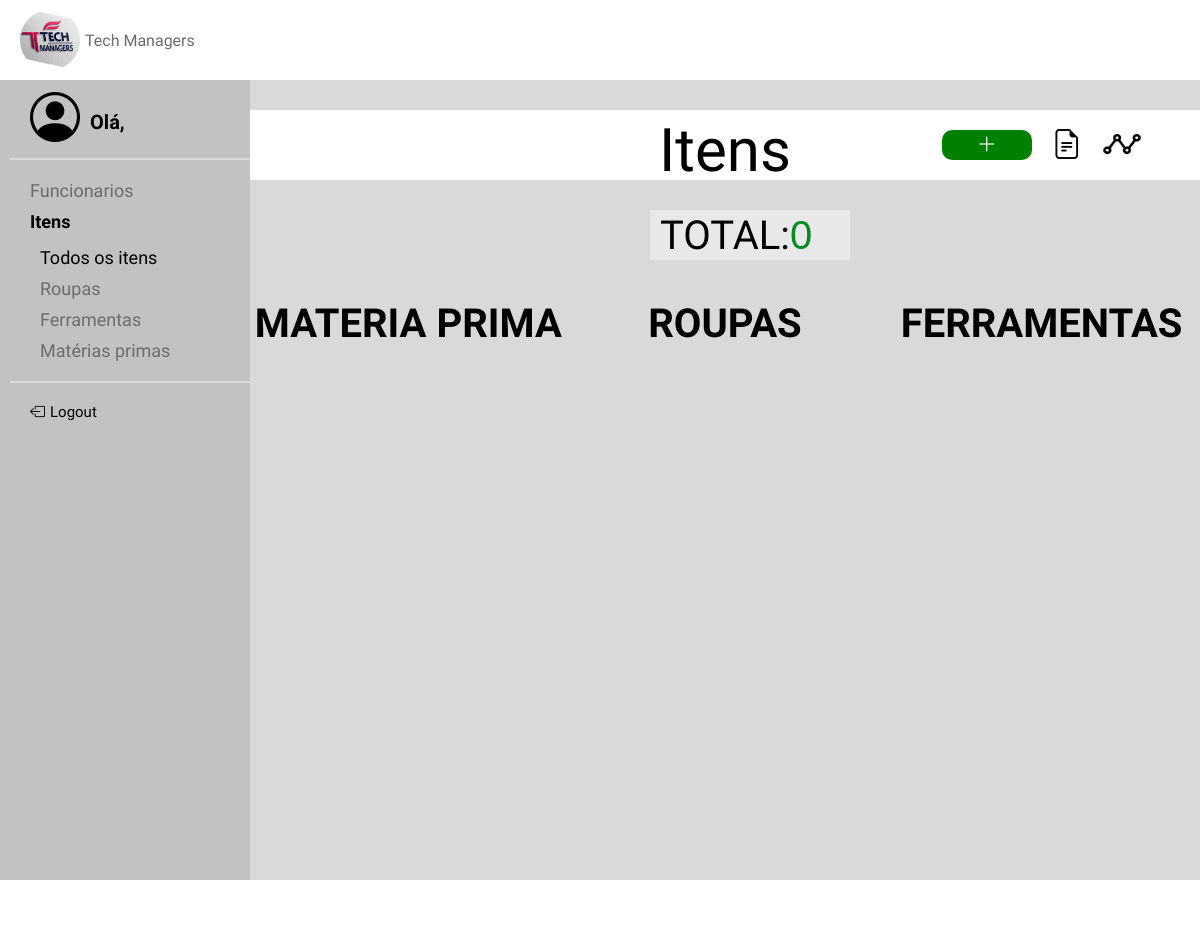
The app's page /TelaAI, older data.
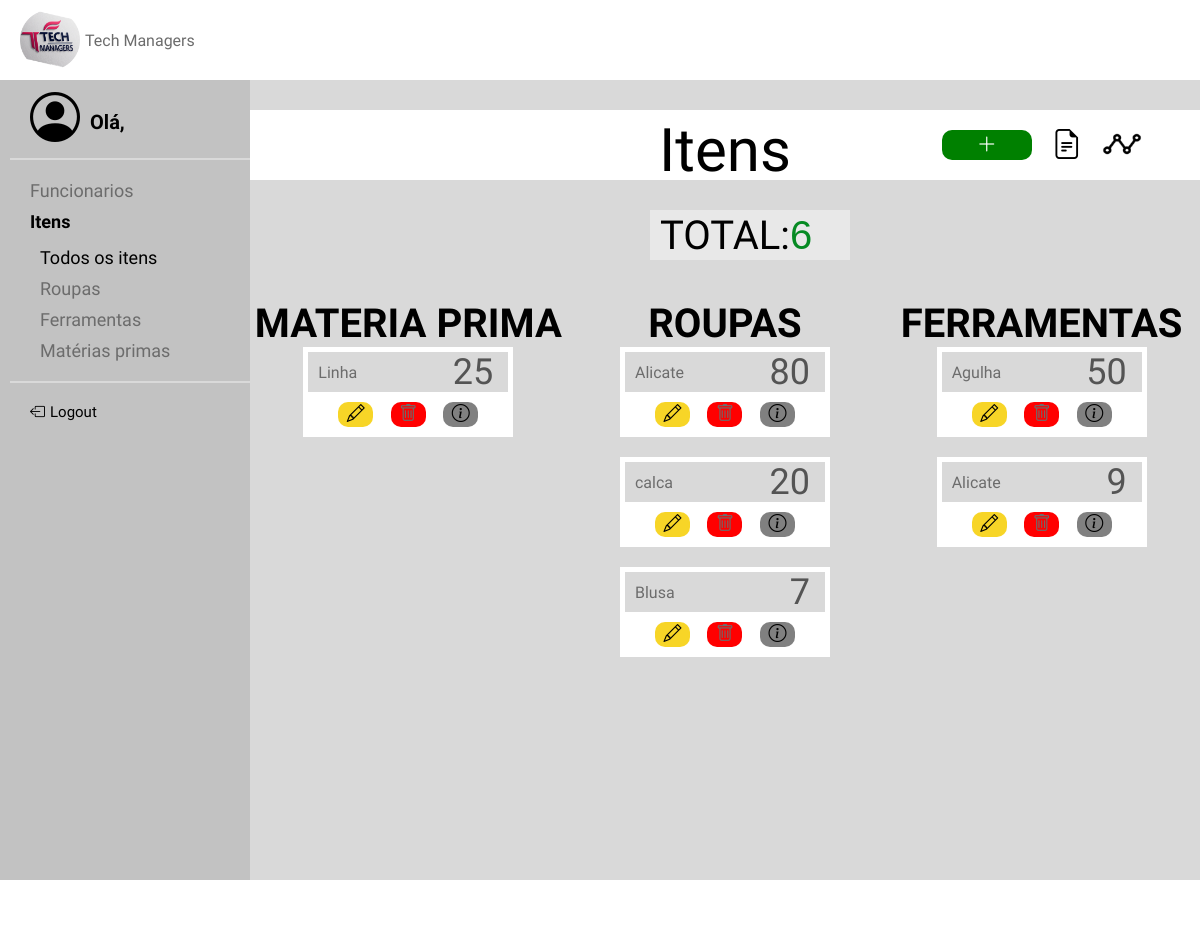
The same page, newer data.
### models.py (models this page shows, shortened)
class ITEM(Base):
    __tablename__ = 'item'
    id = Column(Integer, primary_key=True, unique=True, nullable=False, index=True)
    nome = Column(String(40), nullable=False, index=True)
    tipo = Column(String(40), nullable=False, index=True)
    quantidade = Column(Integer, nullable=False, index=True)

### app.py (the view)
@app.route('/TelaAI')
def telaitens():
    itens = ITEM.query.all()
    return render_template("TelaAItens.html", itens=itens)

### templates/TelaAItens.html
{% extends "base.html" %}
{% block conteudo %}
    <link rel="stylesheet" href="/static/TelaAItens.css">
    <div class="container">
        <div id="numero">
            <p class="titulo">Itens</p>
            <div class="botoestitle" id="ladinho">
                <button id="btn1" onclick="window.location.href='{{ url_for('TelaCItem') }}'"><i
                        class="bi bi-plus-lg"></i></button>
                <button id="btn2"><i class="bi bi-file-earmark-text"></i></button>
                <button id="btn3"><img src="../static/imagens/Graphic.png"></button>
            </div>
        </div>
        <div id="total">
            <p for="numero" id="textonumero"> TOTAL: </p>
            <input type="number" id="camponumero" name="numero" value="{{ itens | length }}" readonly>
        </div>
        <div class="cards">
    <div class="materias">
        <p>MATERIA PRIMA</p>
        {% for item in itens %}
            {% if item.tipo == "Materia" %}
                <div class="card">
                    <form class="input-group">
                        <input type="text" id="nome" name="nome" value="{{ item.nome }}" readonly>
                        <input type="number" id="quantidade" name="quantidade" value="{{ item.quantidade }}" disabled>
                    </form>
                    <div class="botoes">
                        <button id="btn1" onclick="window.location.href='{{ url_for('TelaEItem', id=item.id) }}'"><i class="bi bi-pencil"></i></button>
                        <button id="btn2"><a href="{{ url_for('delete', id=item.id) }}"><i class="bi bi-trash"></i></a></button>
                        <button id="btn3" onclick="window.location.href='{{ url_for('TelaDItem', id=item.id) }}'"><i class="bi bi-info-circle"></i></button>
                    </div>
                </div>
            {% endif %}
        {% endfor %}
    </div>
    <div class="roupas">
        <p>ROUPAS</p>
        {% for item in itens %}
            {% if item.tipo == "Roupa" %}
                <div class="card">
                    <form class="input-group">
                        <input type="text" id="nome" name="nome" value="{{ item.nome }}" readonly>
                        <input type="number" id="quantidade" name="quantidade" value="{{ item.quantidade }}" disabled>
                    </form>
                    <div class="botoes">
                        <button id="btn1" onclick="window.location.href='{{ url_for('TelaEItem', id=item.id) }}'"><i class="bi bi-pencil"></i></button>
                        <button id="btn2"><a href="{{ url_for('delete', id=item.id) }}"><i class="bi bi-trash"></i></a></button>
                        <button id="btn3" onclick="window.location.href='{{ url_for('TelaDItem', id=item.id) }}'"><i class="bi bi-info-circle"></i></button>
                    </div>
                </div>
            {% endif %}
        {% endfor %}
    </div>
    <div class="ferramentas">
        <p>FERRAMENTAS</p>
        {% for item in itens %}
            {% if item.tipo == "Ferramenta" %}
                <div class="card">
                    <form class="input-group">
                        <input type="text" id="nome" name="nome" value="{{ item.nome }}" readonly>
                        <input type="number" id="quantidade" name="quantidade" value="{{ item.quantidade }}" disabled>
                    </form>
                    <div class="botoes">
                        <button id="btn1" onclick="window.location.href='{{ url_for('TelaEItem', id=item.id) }}'"><i class="bi bi-pencil"></i></button>
                        <button id="btn2"><a href="{{ url_for('delete', id=item.id) }}"><i class="bi bi-trash"></i></a></button>
                        <button id="btn3" onclick="window.location.href='{{ url_for('TelaDItem', id=item.id) }}'"><i class="bi bi-info-circle"></i></button>
                    </div>
                </div>
            {% endif %}
        {% endfor %}
    </div>
</div>
    </div>
{% endblock %}

### templates/base.html (shortened to what this page needs)
<!DOCTYPE html>
<html lang="pt-br">
<head>
    <link rel="stylesheet" href="https://cdn.jsdelivr.net/npm/bootstrap-icons@1.10.5/font/bootstrap-icons.css">
    <link rel="stylesheet" href="/static/base.css">
</head>
<body>
<header>
    <a class="navbar-brand" id="logo">
        <img src="../static/imagens/logo.png" width="60" height="60">
        <strong class="koulen-regular" id="txt_logo">Tech Managers</strong>
    </a>
</header>
<aside class="sidebar">
     <div class="pessoa"><i class="bi bi-person-circle" id="person"></i>
            <p>Olá, {{ nome_usuario }}</p></div>
        <hr>
    {% if 'admin' in session and session['admin'] %}
        <dl class="lista">
            <dt class="dt1" id="txt"><a href="TelaAF">Funcionarios</a></dt>
            <dt class="dt2" id="txt"><a href="TelaAI">Itens</a></dt>
            <dd class="dd1" id="txt"><a href="TelaAI">Todos os itens</a></dd>
            <dd class="dd2" id="txt"><a href="TelaAR">Roupas</a></dd>
            <dd class="dd3" id="txt"><a href="TelaAFe">Ferramentas</a></dd>
            <dd class="dd4" id="txt"><a href="TelaAM">Matérias primas</a></dd>
        </dl>
    {% else %}
        <dl class="lista">
            <dt class="dt1" id="txt"><a href="TelaF">Funcionarios</a></dt>
            <dt class="dt2" id="txt"><a href="TelaFI">Itens</a></dt>
            <dd class="dd1" id="txt"><a href="TelaFI">Todos os itens</a></dd>
            <dd class="dd2" id="txt"><a href="TelaFR">Roupas</a></dd>
            <dd class="dd3" id="txt"><a href="TelaFF">Ferramentas</a></dd>
            <dd class="dd4" id="txt"><a href="TelaFM">Matérias primas</a></dd>
        </dl>
    {% endif %}
        <hr>
        <div class="deslogar"><i class="bi bi-box-arrow-left" id="logout"></i>
            <a href="login">Logout</a></div>
</aside>
<main>
    <div class="meio">
        {% block conteudo %}
        {% endblock %}
    </div>
</main>
<footer>
</footer>
</body>
</html>

### static/base.css (style rules this page uses)
* { margin: 0; padding: 0; }
.koulen-regular { font-family: "Koulen", sans-serif; font-weight: 400; font-style: normal; }
body { background-color: #d9d9d9; display: grid; grid-template-columns: auto 1fr 1fr; }
header { width: 100%; height: 80px; background-color: #ffffff; display: flex; flex-direction: row; padding-left: 20px; justify-items: center; text-align: center; justify-content: flex-start; grid-column: span 3; }
#logo { margin-right: auto; display: flex; text-align: center; align-items: center; gap: 5px; width: auto; height: auto; }
main { height: 100%; width: 100%; min-height:100vh; display: flex; flex-direction: row; align-items: start; grid-column: span 2; }
footer { height: 50px; width: 100%; background-color: white; grid-column: span 3; }
aside hr { border: 1px solid #d9d9d9; margin-top: 10px; margin-bottom: 20px; margin-left: 10px; }
aside { height: inherit; width: 250px; background-color: #C2C2C2; color: #6c6c6c; padding-top: 10px; font-family: "Mako", sans-serif; font-size: 18px; display: flex; flex-direction: column; grid-column: span 1; }
#person { color: black; font-size: 50px; }
.pessoa { display: flex; flex-direction: row; font-size: 20px; margin-left: 30px; }
.pessoa p { margin-top: 20px; margin-left: 10px; color: black; font-weight: bold; }
#logout { color: black; font-size: 15px; }
.deslogar { display: flex; flex-direction: row; font-size: 15px; margin-left: 30px; color: black; }
.deslogar a { margin-left: 5px; color: black; }
dl { margin-left: 10px; display: flex; flex-direction: column; }
dt { margin-left: 20px; margin-bottom: 10px; }
.dt2 { margin-bottom: 15px; }
dd { margin-left: 30px; margin-bottom: 10px; }
.meio { width: 100%; height: 100%; background-color: #d9d9d9; }
a { text-decoration: none; color: #6c6c6c; }

Row changes from the older to the newer data that the page shows:
added ITEM: nome "Linha", quantidade "25"
added ITEM: nome "Alicate", quantidade "80"
added ITEM: nome "calca", quantidade "20"
added ITEM: nome "Blusa", quantidade "7"
added ITEM: nome "Agulha", quantidade "50"
added ITEM: nome "Alicate", quantidade "9"
Text that changed along with them:
form field numero: "0" → "6"
